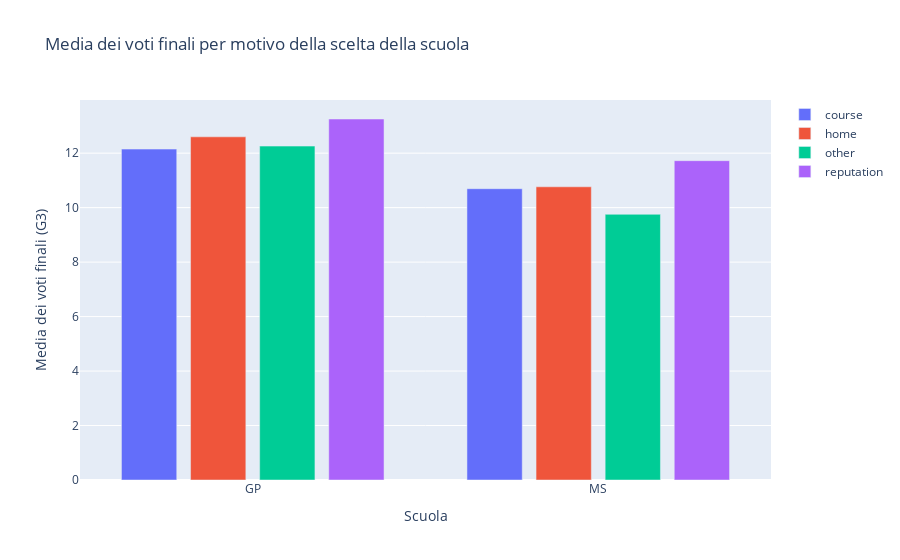

The cell this chart's notebook holds for it:
### Code cell
# Relazione tra scelta della scuola e voto finale plotly

# Raggruppare per scuola e reason, poi calcolare la media dei voti finali (G3)
mean_g3_by_reason = por.groupby(['school', 'reason'])['G3'].mean().unstack()

# Configurazione del grafico
fig = go.Figure()

# Larghezza delle barre
bar_width = 0.16  # Puoi regolare questo valore per stringere le barre

# Creare le tracce per ciascun motivo
for reason in mean_g3_by_reason.columns:
    fig.add_trace(go.Bar(
        x=mean_g3_by_reason.index,
        y=mean_g3_by_reason[reason],
        name=reason,
        width=[bar_width] * len(mean_g3_by_reason.index)  # Imposta la larghezza delle barre
    ))

# Impostare il layout
fig.update_layout(
    title='Media dei voti finali per motivo della scelta della scuola',
    xaxis=dict(title='Scuola'),
    yaxis=dict(title='Media dei voti finali (G3)'),
    barmode='group'
)

# Mostrare il grafico
fig.show()

### Figure 1 — Plotly figure (JSON) as saved in the notebook; plotly's stock layout.template omitted (floating-point values rounded to 4 significant figures)
{"data": [{"name": "course", "type": "bar", "width": [0.16, 0.16], "x": ["GP", "MS"], "y": [12.15, 10.69]}, {"name": "home", "type": "bar", "width": [0.16, 0.16], "x": ["GP", "MS"], "y": [12.6, 10.76]}, {"name": "other", "type": "bar", "width": [0.16, 0.16], "x": ["GP", "MS"], "y": [12.26, 9.756]}, {"name": "reputation", "type": "bar", "width": [0.16, 0.16], "x": ["GP", "MS"], "y": [13.25, 11.72]}], "layout": {"barmode": "group", "title": {"text": "Media dei voti finali per motivo della scelta della scuola"}, "xaxis": {"title": {"text": "Scuola"}}, "yaxis": {"title": {"text": "Media dei voti finali (G3)"}}}}
